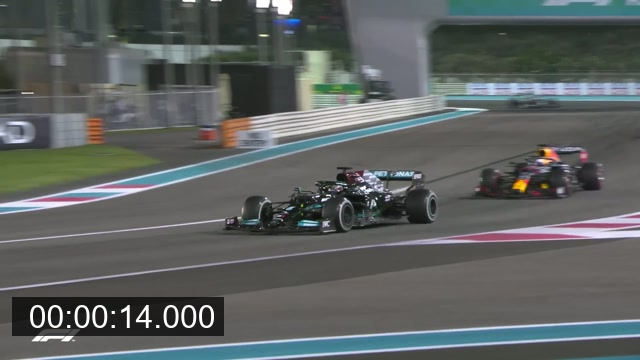
#> input picture media/selected/abudhabi21__MTe12fH2xtQ_008.jpg, 640 x 360 px
$ python cover_fx.py ../../media/selected/abudhabi21__MTe12fH2xtQ_008.jpg out.png
#> lines starting #> are read from the running program, lines starting #| are printed output that depends on the picture
### edit/render.py
#!/usr/bin/env python3
"""Render a beat-synced edit (9:16 or 16:9) from a timeline JSON.

Every output frame is built in one pass: source frames are time-remapped
(speed ramps, freezes, reverse, stutter), reframed to the output aspect with
a single affine resample (focus pan + zoom + shake + rotation), graded, run
through the effect stack and piped straight into the final encoder, so the
footage is decoded once and encoded once. Sources taller than `src_max_h`
(default 1.5x the output height) are decoded downscaled to that height,
which keeps 4K shots in memory and still leaves headroom for punch-ins.

Optional quality keys: "frame_blend": "slowmo" takes whole source frames at or
above real-time speed (mixing two frames only for slow motion), "sharpen": N
switches upscales to Lanczos with a base sharpen N plus more as the zoom grows.
Title layers are "overlay" fx: an RGBA PNG ("src"), width "w" (fraction of the
frame), "x"/"y" centre, "opacity", "fade_in"/"fade_out" (s), "blur" (px at the
fade edges) and "scale" keyframes.

Effects ("fx": {type, t, dur | t_end, amt, env: decay|hold|tri|in|out, pulse: s}):
punch push shake whip zoomtrans dirblur zoomblur rgb glitch flash dip bloom
exposure strobe flicker ghost invert threshold scanline smear boxinvert blocks
desat wave (mode h|ripple) mirror (mode h|tri|kaleido) leak (color) freeze
overlay, and the two-shot transitions crossfade / lumamix / strobecut / bandmix,
which run right after a cut with the outgoing shot continuing under the
incoming one (every shot is decoded with a short tail handle for this). "pulse"
re-triggers an effect every N seconds (1/8-note radial pulses, colour flicker).
Grades: base cold warm bw teal bleach night xpro (cross-processed colour pop)
faded (washed teal, lifted blacks) none; "halation": N adds a warm highlight glow.

Time fields in the timeline accept seconds (1.25), beat positions ("b12",
"b12.5" -- fractional beats interpolate the grid) or bass hits ("h7").

Usage: render.py timeline.json out.mp4 [--preview] [--from S] [--to S] [--no-fx]
"""
import argparse
import json
import math
import os
import subprocess
import sys

import cv2
import numpy as np
from numba import njit, prange

cv2.setNumThreads(os.cpu_count() or 4)


# ---------------------------------------------------------------- time refs

class Clock:
    # [31 lines left out: functions __init__, __call__, kf, not called in this run]


def smooth(u):
    return u * u * (3 - 2 * u)


# ---------------------------------------------------------------- sources

# [7 lines left out: function probe, not called in this run]


def is_still(path):
    return os.path.splitext(path)[1].lower() in (".jpg", ".jpeg", ".png", ".webp", ".bmp")


# [44 lines left out: functions load_frames, auto_focus, not called in this run]


# ---------------------------------------------------------------- shot prep

class Shot:
    # [103 lines left out: functions __init__, offset, sample, geometry, not called in this run]


# ---------------------------------------------------------------- grading

GRADES = {
    # sat: base saturation, keep: saturation kept on Red Bull hues + skin,
    # con: contrast strength, pivot, cool: shadow blue push, warm: highlight warmth,
    # gain: exposure (stops), black: black point, tint: (r, g, b) shift of mids/highlights
    "base":   dict(sat=0.55, keep=0.9, con=5.0, pivot=0.42, cool=0.05, warm=0.04, gain=0.0, black=0.03),
    "cold":   dict(sat=0.35, keep=0.7, con=5.5, pivot=0.45, cool=0.08, warm=0.0, gain=-0.15, black=0.035),
    "warm":   dict(sat=0.7, keep=1.0, con=5.0, pivot=0.42, cool=0.03, warm=0.09, gain=0.1, black=0.03),
    "bw":     dict(sat=0.0, keep=0.12, con=6.5, pivot=0.45, cool=0.02, warm=0.0, gain=0.0, black=0.035),
    # teal: one colour-pop insert; tint pushes mids/highlights to cyan, skin/red stays warm
    "teal":   dict(sat=1.3, keep=1.3, con=5.0, pivot=0.42, cool=0.06, warm=0.0, gain=0.1, black=0.02,
                   tint=(-0.16, 0.07, 0.05)),
    "bleach": dict(sat=0.25, keep=0.5, con=3.5, pivot=0.35, cool=0.03, warm=0.05, gain=0.9, black=0.0),
    "night":  dict(sat=0.6, keep=1.0, con=6.0, pivot=0.4, cool=0.1, warm=0.06, gain=-0.1, black=0.03),
    # xpro: the reference's colour pop (pink helmet on cyan crowd); faded: washed
    # teal with lifted blacks (the smoke shot)
    "xpro":   dict(sat=1.1, keep=1.2, con=5.5, pivot=0.42, cool=0.04, warm=0.0, gain=0.15, black=0.02,
                   post="xpro", lift=0.03),
    "faded":  dict(sat=0.4, keep=0.7, con=3.2, pivot=0.4, cool=0.07, warm=0.02, gain=0.25, black=0.0,
                   tint=(-0.05, 0.02, 0.04), lift=0.08),
    "none":   None,
}


# [134 lines left out: functions _bump, _curve, _grade_kernel, grade, envelope, noise1 and 2 more, not called in this run]


def rgb_split(img, px, radial=0.0):
    if abs(px) < 0.5 and radial < 0.001:
        return img
    H, W = img.shape[:2]
    out = img.copy()
    for c, sgn in ((0, 1), (2, -1)):
        s = 1 + sgn * radial
        m = np.array([[s, 0, (1 - s) * W / 2 + sgn * px], [0, s, (1 - s) * H / 2]], np.float32)
        out[..., c] = cv2.warpAffine(np.ascontiguousarray(img[..., c]), m, (W, H),
                                     flags=cv2.INTER_LINEAR, borderMode=cv2.BORDER_REFLECT)
    return out


# [29 lines left out: function glitch, not called in this run]


def bloom(img, amt):
    if amt < 0.01:
        return img
    H, W = img.shape[:2]
    y = img.mean(-1, keepdims=True)
    hi = np.clip((img - 0.6) * 2.5, 0, 1) * (y > 0.5)
    small = cv2.resize(hi, (W // 8, H // 8), interpolation=cv2.INTER_AREA)
    small = cv2.GaussianBlur(small, (0, 0), 6)
    glow = cv2.resize(small, (W, H), interpolation=cv2.INTER_LINEAR)
    x = img * (2 ** (amt * 1.6)) + glow * amt * 1.2
    knee = 0.8  # soft shoulder: blown highlights roll off instead of clipping flat
    return np.where(x < knee, x, knee + (1 - knee) * (1 - np.exp(-(x - knee) / (1 - knee))))


# [166 lines left out: functions scanlines, smear, box_invert, blocks, mirror, leak and 5 more, not called in this run]


MIXES = ("crossfade", "lumamix", "strobecut", "bandmix")


# [26 lines left out: function mix_shots, not called in this run]


@njit(parallel=True, cache=True, fastmath=True)
def _finish(img, vig, noise, dither, grain, out):
    H, W = img.shape[0], img.shape[1]
    for yy in prange(H):
        gy = yy * 0.5
        y0 = int(gy)
        fy = gy - y0
        for xx in range(W):
            gx = xx * 0.5
            x0 = int(gx)
            fx = gx - x0
            n = (noise[y0, x0] * (1 - fx) + noise[y0, x0 + 1] * fx) * (1 - fy) + \
                (noise[y0 + 1, x0] * (1 - fx) + noise[y0 + 1, x0 + 1] * fx) * fy
            v = vig[yy, xx, 0]
            r = img[yy, xx, 0] * v
            g = img[yy, xx, 1] * v
            b = img[yy, xx, 2] * v
            y = min(max((r + g + b) / 3.0, 0.0), 1.0)
            amp = grain * (0.35 + 0.65 * math.sqrt(min(y * (1.0 - y) * 4.0, 1.0)))
            dd = dither[yy, xx] - 0.5
            out[yy, xx, 0] = int(min(max((r + n * amp) * 255.0 + dd + 0.5, 0.0), 255.0))
            out[yy, xx, 1] = int(min(max((g + n * amp) * 255.0 + dd + 0.5, 0.0), 255.0))
            out[yy, xx, 2] = int(min(max((b + n * amp) * 255.0 + dd + 0.5, 0.0), 255.0))


# ---------------------------------------------------------------- audio

# [12 lines left out: function loudnorm, not called in this run]


# ---------------------------------------------------------------- renderer

class Renderer:
    # [411 lines left out: functions __init__, overlay_layer, overlay, shot_at, active, base and 3 more, not called in this run]


# [2 lines that do not run on import are left out]

### edit/cover/cover_fx.py
#!/usr/bin/env python3
"""Finish the rendered cover layout with the edit's look: highlight bloom,
glitch slices through the title, radial chromatic aberration, vignette, grain.

Usage: cover_fx.py base.png out.png [--seed N] [--glitch 0.28,0.43]
"""
import argparse
import os
import sys

import cv2
import numpy as np

sys.path.insert(0, os.path.join(os.path.dirname(os.path.abspath(__file__)), ".."))
from render import _finish, bloom, rgb_split  # noqa: E402


def slice_glitch(img, rng, y0, y1, n):
    H, W = img.shape[:2]
    out = img.copy()
    for _ in range(n):
        h = int(rng.uniform(0.003, 0.009) * H)
        y = int(rng.uniform(y0, y1 - h))
        shift = int(rng.choice([-1, 1]) * rng.uniform(0.012, 0.035) * W)
        band = np.roll(out[y:y + h], shift, axis=1)
        cs = int(rng.uniform(3, 8))
        band[..., 0] = np.roll(band[..., 0], cs, axis=1)
        band[..., 2] = np.roll(band[..., 2], -cs, axis=1)
        out[y:y + h] = band
    return out


def main():
    ap = argparse.ArgumentParser()
    ap.add_argument("base")
    ap.add_argument("out")
    ap.add_argument("--seed", type=int, default=33)
    ap.add_argument("--glitch", default="0.28,0.43", help="title band for the glitch slices")
    a = ap.parse_args()
    img = cv2.cvtColor(cv2.imread(a.base), cv2.COLOR_BGR2RGB).astype(np.float32) / 255
    H, W = img.shape[:2]
#> H = 360; W = 640
    rng = np.random.default_rng(a.seed)
    g0, g1 = (float(v) for v in a.glitch.split(","))
    img = slice_glitch(img, rng, int(H * g0), int(H * g1), 3)
#> after the loop in slice_glitch, `for _ in range(n):`:
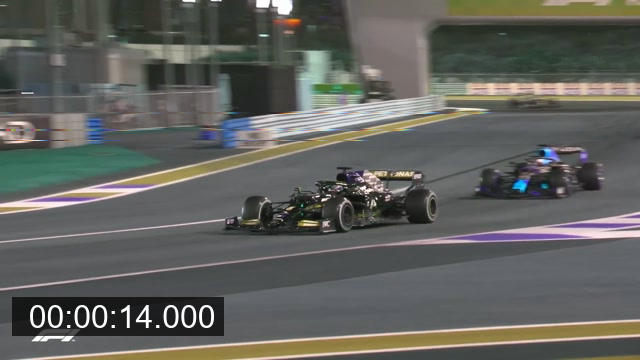
#> out: shape (360, 640, 3) float32; mean B, G, R 0.365, 0.383, 0.379
    img = bloom(img, 0.18)
#> in bloom, `y = img.mean(-1, keepdims=True)`:
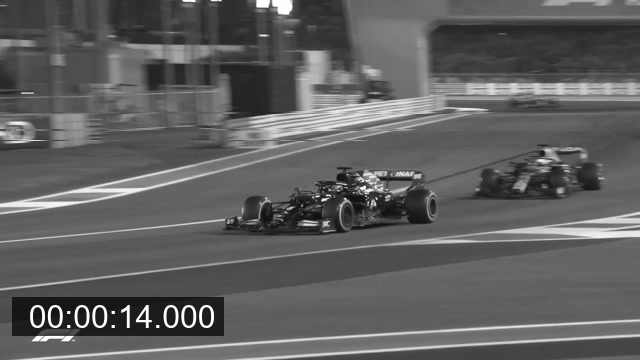
#> y: shape (360, 640, 1) float32; min 0.0471, max 1, mean 0.376
#> in bloom, `hi = np.clip((img - 0.6) * 2.5, 0, 1) * (y > 0.5)`:
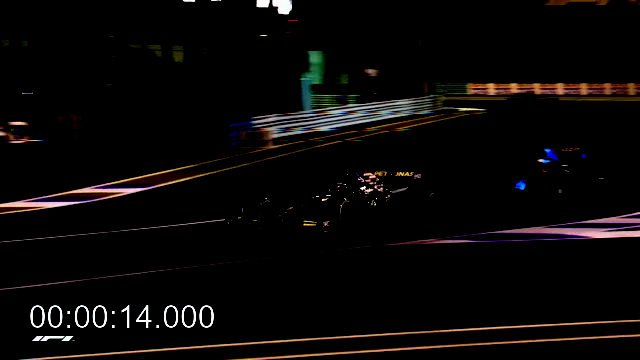
#> hi: shape (360, 640, 3) float32; mean B, G, R 0.0284, 0.0316, 0.04
#> in bloom, `small = cv2.GaussianBlur(small, (0, 0), 6)`:
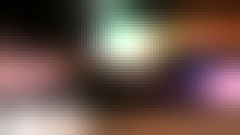
#> small: shape (45, 80, 3) float32 (shown 3 times larger); mean B, G, R 0.0282, 0.0312, 0.0394; drawn with min black and max white
#> in bloom, `return np.where(x < knee, x, knee + (1 - knee) * (1 - np.exp(-(x - kne..`:
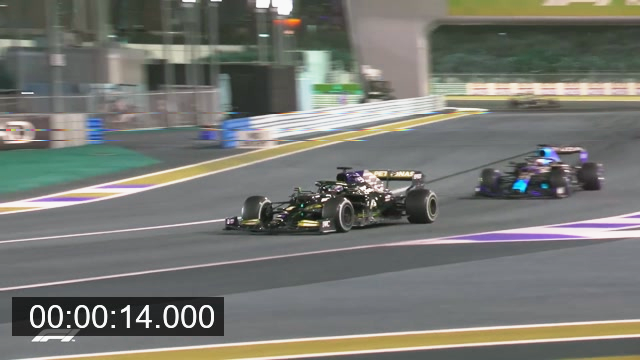
#> returned value: shape (360, 640, 3) float32; mean of channels 0, 1, 2 0.448, 0.47, 0.465; drawn as B, G, R
    img = rgb_split(img, 0.0, 0.0018)
    yy, xx = np.mgrid[0:H, 0:W].astype(np.float32)
    r = np.sqrt(((xx / W - 0.5) * 1.1) ** 2 + ((yy / H - 0.47) * 0.85) ** 2)
    vig = (1 - np.clip((r - 0.3) * 1.1, 0, 0.6))[..., None].astype(np.float32)
    noise = rng.standard_normal((H // 2 + 1, W // 2 + 1), dtype=np.float32)
    dither = rng.random((H, W), dtype=np.float32)
    out = np.empty((H, W, 3), np.uint8)
    _finish(np.ascontiguousarray(np.clip(img, 0, 1)), vig, noise, dither, 0.035, out)
    cv2.imwrite(a.out, cv2.cvtColor(out, cv2.COLOR_RGB2BGR), [cv2.IMWRITE_PNG_COMPRESSION, 6])
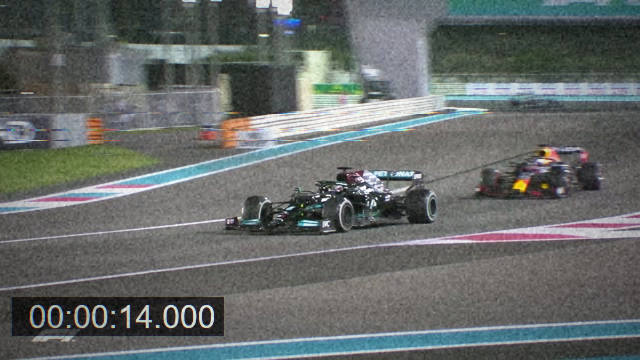
#> saved as out.png: shape (360, 640, 3); mean B, G, R 105, 106.2, 101.6
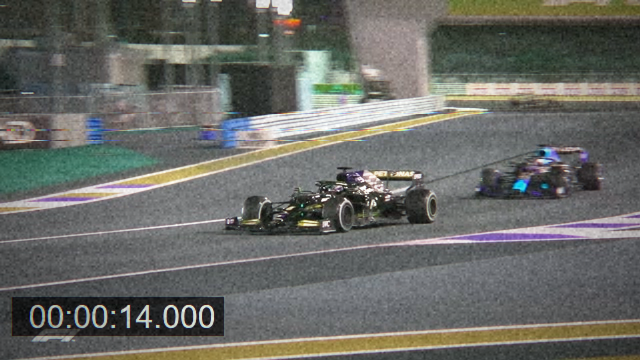
#> out: shape (360, 640, 3); mean of channels 0, 1, 2 101.6, 106.2, 105; drawn as B, G, R


if __name__ == "__main__":
    main()

$ run again, on media/selected/abudhabi21__MTe12fH2xtQ_015.jpg
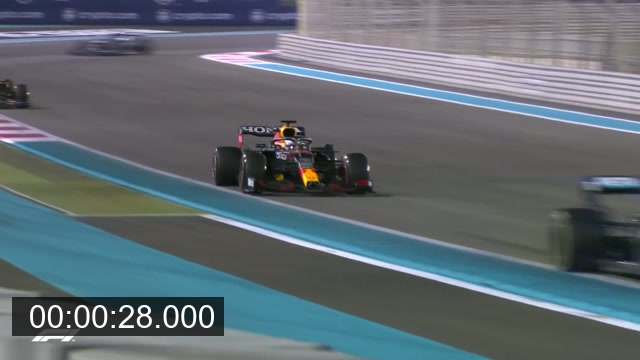
#> input picture media/selected/abudhabi21__MTe12fH2xtQ_015.jpg, 640 x 360 px
#> after the loop in slice_glitch, `for _ in range(n):`:
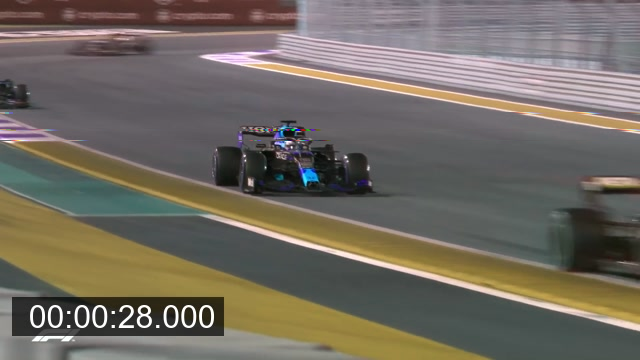
#> out: shape (360, 640, 3) float32; mean B, G, R 0.381, 0.419, 0.444
#> in main, `cv2.imwrite(a.out, cv2.cvtColor(out, cv2.COLOR_RGB2BGR), [cv2.IMWRITE_..`:
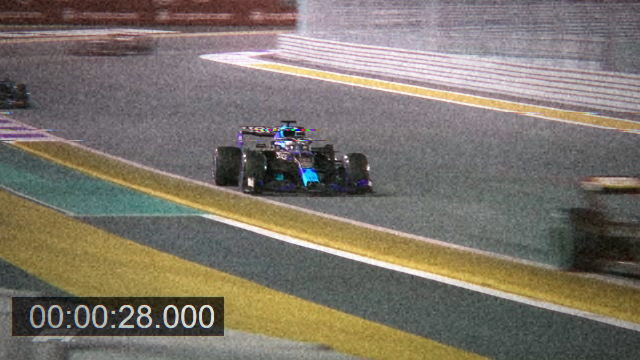
#> out: shape (360, 640, 3); mean of channels 0, 1, 2 105.6, 115.8, 122.8; drawn as B, G, R

$ run again, on media/selected/abudhabi21__MTe12fH2xtQ_021.jpg
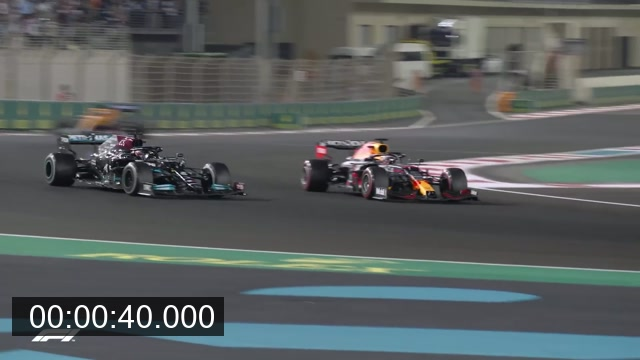
#> input picture media/selected/abudhabi21__MTe12fH2xtQ_021.jpg, 640 x 360 px
#> in main, `cv2.imwrite(a.out, cv2.cvtColor(out, cv2.COLOR_RGB2BGR), [cv2.IMWRITE_..`:
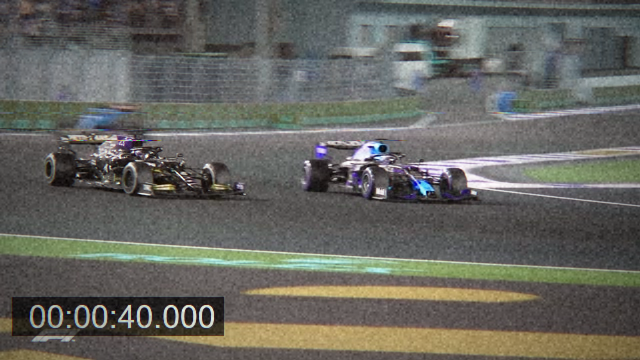
#> out: shape (360, 640, 3); mean of channels 0, 1, 2 96, 101.8, 101.7; drawn as B, G, R
